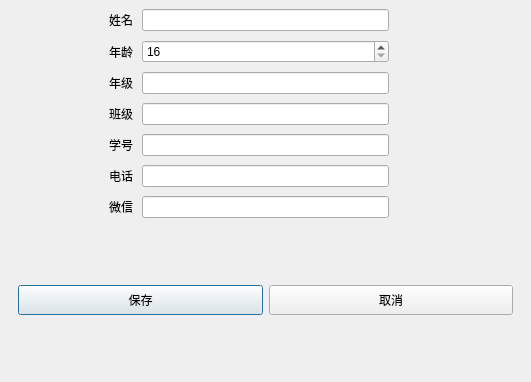
<?xml version="1.0" encoding="UTF-8"?>
<ui version="4.0">
 <class>Dlg_AddStu</class>
 <widget class="QDialog" name="Dlg_AddStu">
  <property name="geometry">
   <rect>
    <x>0</x>
    <y>0</y>
    <width>531</width>
    <height>382</height>
   </rect>
  </property>
  <property name="windowTitle">
   <string>添加学生信息</string>
  </property>
  <property name="autoFillBackground">
   <bool>false</bool>
  </property>
  <layout class="QGridLayout" name="gridLayout_2">
   <property name="leftMargin">
    <number>9</number>
   </property>
   <property name="topMargin">
    <number>9</number>
   </property>
   <property name="rightMargin">
    <number>9</number>
   </property>
   <property name="bottomMargin">
    <number>9</number>
   </property>
   <property name="spacing">
    <number>9</number>
   </property>
   <item row="4" column="1" colspan="2">
    <widget class="QLineEdit" name="le_stuid"/>
   </item>
   <item row="2" column="0">
    <widget class="QLabel" name="label_3">
     <property name="text">
      <string>年级</string>
     </property>
     <property name="alignment">
      <set>Qt::AlignRight|Qt::AlignTrailing|Qt::AlignVCenter</set>
     </property>
    </widget>
   </item>
   <item row="5" column="0">
    <widget class="QLabel" name="label_6">
     <property name="text">
      <string>电话</string>
     </property>
     <property name="alignment">
      <set>Qt::AlignRight|Qt::AlignTrailing|Qt::AlignVCenter</set>
     </property>
    </widget>
   </item>
   <item row="0" column="0">
    <widget class="QLabel" name="label">
     <property name="text">
      <string>姓名</string>
     </property>
     <property name="alignment">
      <set>Qt::AlignRight|Qt::AlignTrailing|Qt::AlignVCenter</set>
     </property>
    </widget>
   </item>
   <item row="6" column="1" colspan="2">
    <widget class="QLineEdit" name="le_wechat"/>
   </item>
   <item row="6" column="0">
    <widget class="QLabel" name="label_7">
     <property name="text">
      <string>微信</string>
     </property>
     <property name="alignment">
      <set>Qt::AlignRight|Qt::AlignTrailing|Qt::AlignVCenter</set>
     </property>
    </widget>
   </item>
   <item row="3" column="1" colspan="2">
    <widget class="QLineEdit" name="le_class"/>
   </item>
   <item row="0" column="1" colspan="2">
    <widget class="QLineEdit" name="le_name"/>
   </item>
   <item row="2" column="1" colspan="2">
    <widget class="QLineEdit" name="le_grade"/>
   </item>
   <item row="4" column="0">
    <widget class="QLabel" name="label_5">
     <property name="text">
      <string>学号</string>
     </property>
     <property name="alignment">
      <set>Qt::AlignRight|Qt::AlignTrailing|Qt::AlignVCenter</set>
     </property>
    </widget>
   </item>
   <item row="5" column="1" colspan="2">
    <widget class="QLineEdit" name="le_phone"/>
   </item>
   <item row="3" column="0">
    <widget class="QLabel" name="label_4">
     <property name="text">
      <string>班级</string>
     </property>
     <property name="alignment">
      <set>Qt::AlignRight|Qt::AlignTrailing|Qt::AlignVCenter</set>
     </property>
    </widget>
   </item>
   <item row="1" column="0">
    <widget class="QLabel" name="label_2">
     <property name="text">
      <string>年龄</string>
     </property>
     <property name="alignment">
      <set>Qt::AlignRight|Qt::AlignTrailing|Qt::AlignVCenter</set>
     </property>
    </widget>
   </item>
   <item row="0" column="3">
    <spacer name="horizontalSpacer">
     <property name="orientation">
      <enum>Qt::Horizontal</enum>
     </property>
     <property name="sizeType">
      <enum>QSizePolicy::Minimum</enum>
     </property>
     <property name="sizeHint" stdset="0">
      <size>
       <width>94</width>
       <height>20</height>
      </size>
     </property>
    </spacer>
   </item>
   <item row="7" column="0" colspan="4">
    <widget class="QWidget" name="widget" native="true">
     <property name="autoFillBackground">
      <bool>true</bool>
     </property>
     <layout class="QGridLayout" name="gridLayout">
      <item row="0" column="0">
       <widget class="QPushButton" name="btn_save">
        <property name="minimumSize">
         <size>
          <width>0</width>
          <height>30</height>
         </size>
        </property>
        <property name="text">
         <string>保存</string>
        </property>
       </widget>
      </item>
      <item row="0" column="1">
       <widget class="QPushButton" name="btn_cancel">
        <property name="minimumSize">
         <size>
          <width>0</width>
          <height>30</height>
         </size>
        </property>
        <property name="text">
         <string>取消</string>
        </property>
       </widget>
      </item>
     </layout>
    </widget>
   </item>
   <item row="1" column="1" colspan="2">
    <widget class="QSpinBox" name="sb_age">
     <property name="minimum">
      <number>16</number>
     </property>
     <property name="maximum">
      <number>35</number>
     </property>
     <property name="value">
      <number>16</number>
     </property>
    </widget>
   </item>
  </layout>
 </widget>
 <tabstops>
  <tabstop>le_name</tabstop>
  <tabstop>sb_age</tabstop>
  <tabstop>le_grade</tabstop>
  <tabstop>le_class</tabstop>
  <tabstop>le_stuid</tabstop>
  <tabstop>le_phone</tabstop>
  <tabstop>le_wechat</tabstop>
  <tabstop>btn_save</tabstop>
  <tabstop>btn_cancel</tabstop>
 </tabstops>
 <resources/>
 <connections/>
</ui>
